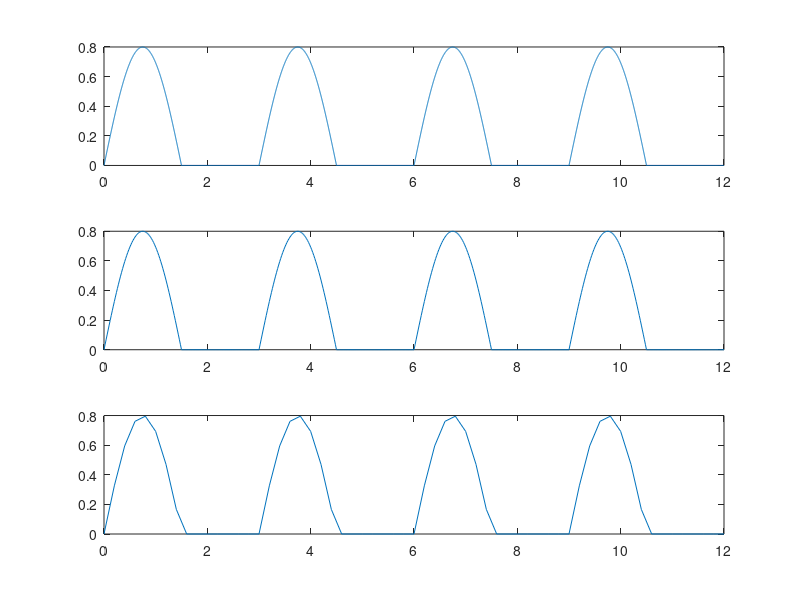

Write the MATLAB code that produced this figure.
%reprezentare semnal sinusoidal monoalternanta (perioada 3s, amplitudine
%0.8 si pas 0.002)
T=3
t1=0:0.002:12
s=0.8*sin(2*pi*t1/T)
d=s.*(s>0)
subplot(3,1,1)
plot(t1, d)
%reprezentare semnal sinusoidal monoalternanta (perioada 3s, amplitudine
%0.8 si pas 0.02)
T=3
t2=0:0.02:12
s=0.8*sin(2*pi*t2/T)
d=s.*(s>0)
subplot(3,1,2)
plot(t2, d)
%reprezentare semnal sinusoidal monoalternanta (perioada 3s, amplitudine
%0.8 si pas 0.2)
T=3
t3=0:0.2:12
s=0.8*sin(2*pi*t3/T)
d=s.*(s>0)
subplot(3,1,3)
plot(t3, d)